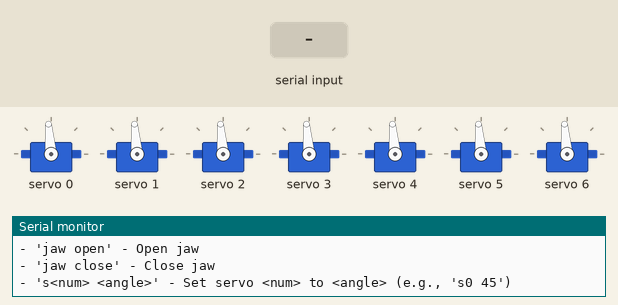
Recording of a sketch running on a simulated Arduino Uno, built with avr-gcc and run on an emulated ATmega328P. On the bench: 7 × servo, the last lines printed to the serial monitor. The test bench sets the inputs (shaded band).

Above: at 2.2 s.
2.3 s: "test\n" received over Serial
At 2.9 s:
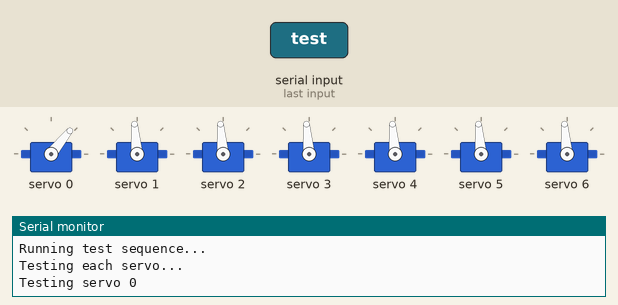
At 4.0 s:
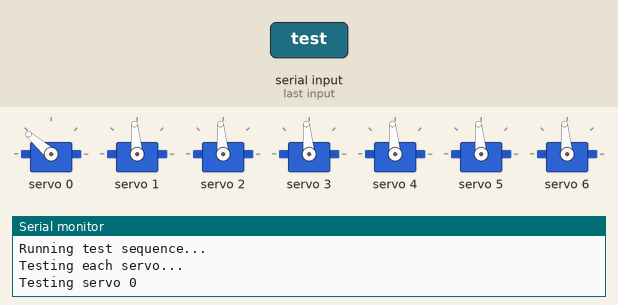
Timing chart, 0 to 20.3 s (numbered marks = the images above; inputs shaded):
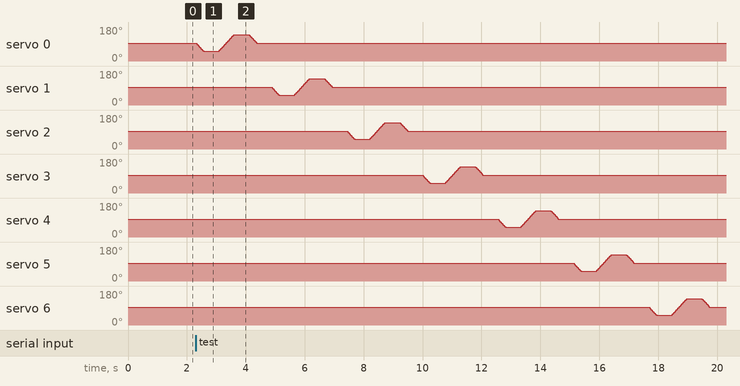

The sketch:

servo_controller.ino
```cpp
/*
 * FNAF Cupcake Animatronic - Servo Controller
 *
 * Controls 7 servos via PCA9685 PWM driver:
 * - 6x MG90S servos for body movements
 * - 1x DS3225 servo for jaw
 *
 * Hardware:
 * - Arduino Uno
 * - PCA9685 Servo Shield
 * - 7 Servos
 *
 * Author: Allan Stampe Kristiansen
 * Date: January 2026
 */

#include <Wire.h>
#include <Adafruit_PWMServoDriver.h>
#include "config.h"

// Create servo driver object
Adafruit_PWMServoDriver pwm = Adafruit_PWMServoDriver();

// Servo definitions
#define SERVO_JAW      0  // DS3225 - Main jaw movement
#define SERVO_HEAD_PAN 1  // MG90S - Left/right head turn
#define SERVO_HEAD_TILT 2 // MG90S - Up/down head tilt
#define SERVO_EAR_LEFT 3  // MG90S - Left ear movement
#define SERVO_EAR_RIGHT 4 // MG90S - Right ear movement
#define SERVO_EXTRA_1  5  // MG90S - Extra movement 1
#define SERVO_EXTRA_2  6  // MG90S - Extra movement 2

// Servo pulse length calculations
// PCA9685 uses 12-bit resolution (4096 steps)
#define SERVOMIN  150 // Minimum pulse length (out of 4096)
#define SERVOMAX  600 // Maximum pulse length (out of 4096)

// Current servo positions (0-180 degrees)
int servoPositions[7] = {90, 90, 90, 90, 90, 90, 90};

// Animation speed (milliseconds between updates)
#define ANIMATION_SPEED 15

void setup() {
  Serial.begin(115200);
  Serial.println("FNAF Cupcake Animatronic - Servo Controller");
  Serial.println("==========================================");

  // Initialize PCA9685
  pwm.begin();
  pwm.setPWMFreq(60);  // Analog servos run at ~60 Hz

  delay(10);

  // Move all servos to neutral position
  Serial.println("Moving to neutral position...");
  for (int i = 0; i < 7; i++) {
    setServoAngle(i, 90);
  }

  delay(1000);

  Serial.println("Ready! Send commands:");
  Serial.println("- 'test' - Run test sequence");
  Serial.println("- 'neutral' - Move to neutral position");
  Serial.println("- 'jaw open' - Open jaw");
  Serial.println("- 'jaw close' - Close jaw");
  Serial.println("- 's<num> <angle>' - Set servo <num> to <angle> (e.g., 's0 45')");
}

void loop() {
  // Check for serial commands
  if (Serial.available() > 0) {
    String command = Serial.readStringUntil('\n');
    command.trim();
    handleCommand(command);
  }

  // Add your animation loop here
  // Example: call different animation functions based on state
}

// Handle serial commands
void handleCommand(String cmd) {
  if (cmd == "test") {
    Serial.println("Running test sequence...");
    testSequence();
  }
  else if (cmd == "neutral") {
    Serial.println("Moving to neutral position...");
    moveToNeutral();
  }
  else if (cmd == "jaw open") {
    Serial.println("Opening jaw...");
    setServoAngle(SERVO_JAW, 120);
  }
  else if (cmd == "jaw close") {
    Serial.println("Closing jaw...");
    setServoAngle(SERVO_JAW, 60);
  }
  else if (cmd.startsWith("s")) {
    // Parse servo control command: s<num> <angle>
    int spacePos = cmd.indexOf(' ');
    if (spacePos > 0) {
      int servoNum = cmd.substring(1, spacePos).toInt();
      int angle = cmd.substring(spacePos + 1).toInt();

      if (servoNum >= 0 && servoNum < 7 && angle >= 0 && angle <= 180) {
        Serial.print("Setting servo ");
        Serial.print(servoNum);
        Serial.print(" to ");
        Serial.print(angle);
        Serial.println(" degrees");
        setServoAngle(servoNum, angle);
      } else {
        Serial.println("Invalid servo number or angle!");
      }
    }
  }
  else {
    Serial.println("Unknown command!");
  }
}

// Set servo angle (0-180 degrees)
void setServoAngle(uint8_t servoNum, uint8_t angle) {
  // Constrain angle to valid range
  angle = constrain(angle, 0, 180);

  // Convert angle to pulse length
  uint16_t pulse = map(angle, 0, 180, SERVOMIN, SERVOMAX);

  // Set PWM
  pwm.setPWM(servoNum, 0, pulse);

  // Update position tracking
  servoPositions[servoNum] = angle;
}

// Smooth servo movement
void moveServoSmooth(uint8_t servoNum, uint8_t targetAngle, uint8_t speed) {
  int currentAngle = servoPositions[servoNum];

  if (currentAngle < targetAngle) {
    for (int angle = currentAngle; angle <= targetAngle; angle++) {
      setServoAngle(servoNum, angle);
      delay(speed);
    }
  } else {
    for (int angle = currentAngle; angle >= targetAngle; angle--) {
      setServoAngle(servoNum, angle);
      delay(speed);
    }
  }
}

// Move all servos to neutral position
void moveToNeutral() {
  for (int i = 0; i < 7; i++) {
    moveServoSmooth(i, 90, 10);
  }
}

// Test sequence - move each servo
void testSequence() {
  Serial.println("Testing each servo...");

  for (int i = 0; i < 7; i++) {
    Serial.print("Testing servo ");
    Serial.println(i);

    // Move to min
    moveServoSmooth(i, 45, 5);
    delay(500);

    // Move to max
    moveServoSmooth(i, 135, 5);
    delay(500);

    // Return to neutral
    moveServoSmooth(i, 90, 5);
    delay(500);
  }

  Serial.println("Test complete!");
}

// Example animation: Jaw open/close
void animateJaw() {
  moveServoSmooth(SERVO_JAW, 120, 10);  // Open
  delay(500);
  moveServoSmooth(SERVO_JAW, 60, 10);   // Close
  delay(500);
}

// Example animation: Head turn
void animateHeadTurn() {
  moveServoSmooth(SERVO_HEAD_PAN, 45, 10);   // Turn left
  delay(1000);
  moveServoSmooth(SERVO_HEAD_PAN, 135, 10);  // Turn right
  delay(1000);
  moveServoSmooth(SERVO_HEAD_PAN, 90, 10);   // Center
}
```

config.h
```cpp
/*
 * FNAF Cupcake Animatronic - Configuration
 *
 * Adjust these values to calibrate your specific servos
 */

#ifndef CONFIG_H
#define CONFIG_H

// PCA9685 I2C Address (default is 0x40)
#define PCA9685_ADDRESS 0x40

// Servo calibration values (adjust these for your servos)
// Format: {min_angle, neutral_angle, max_angle}
struct ServoCalibration {
  uint8_t min;
  uint8_t neutral;
  uint8_t max;
};

// Calibration for each servo
ServoCalibration servoCalibration[7] = {
  {60, 90, 120},   // SERVO_JAW (DS3225)
  {45, 90, 135},   // SERVO_HEAD_PAN
  {45, 90, 135},   // SERVO_HEAD_TILT
  {60, 90, 120},   // SERVO_EAR_LEFT
  {60, 90, 120},   // SERVO_EAR_RIGHT
  {45, 90, 135},   // SERVO_EXTRA_1
  {45, 90, 135}    // SERVO_EXTRA_2
};

// Animation timings (milliseconds)
#define IDLE_ANIMATION_INTERVAL 5000   // Time between idle movements
#define BLINK_INTERVAL 3000            // Time between eye blinks
#define JAW_OPEN_SPEED 15              // Speed of jaw opening
#define JAW_CLOSE_SPEED 10             // Speed of jaw closing

// Movement limits (safety)
#define MAX_SERVO_SPEED 5              // Minimum delay between servo steps (ms)
#define SERVO_TIMEOUT 10000            // Servo movement timeout (ms)

// Debug mode
#define DEBUG_MODE true                // Set to false to disable serial debug

#endif
```
